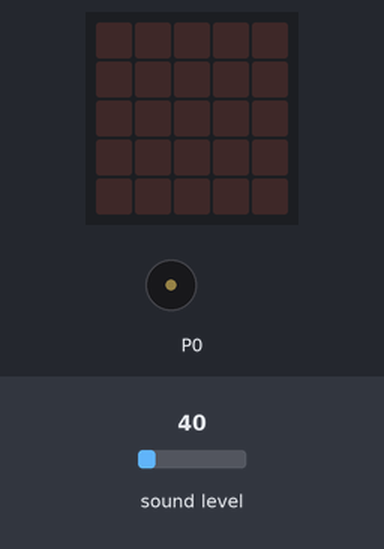
The program below on a simulated BBC micro:bit (MakeCode). Parts: the board's 5×5 LED display, buzzer (waves = sounding). The inputs (shaded band) are chosen by the test bench; at power-on: sound level 40.

Above: at 1.2 s.
1.3 s: sound level set to 46
2.8 s: sound level set to 53
At 3.4 s:
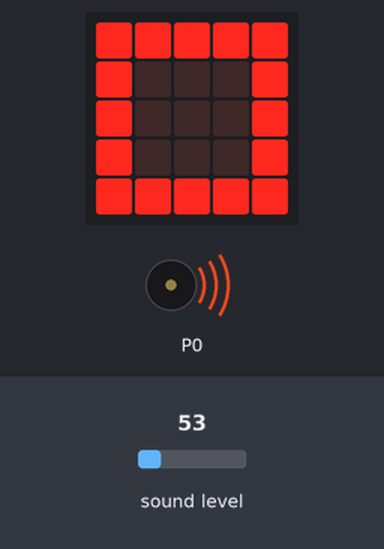
At 7.2 s:
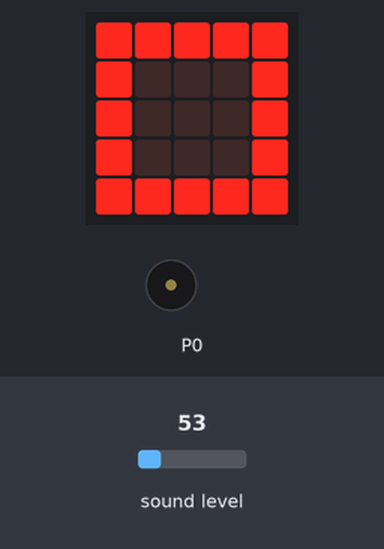
Timing chart, 0 to 8.7 s (numbered marks = the images above; inputs shaded):
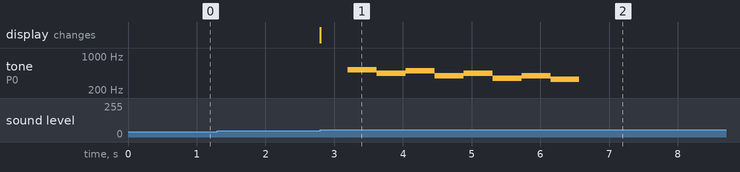

Measured:
- the behaviour switches between 49 and 50 on sound level (found by bisection; images 0 and 1)
- after the input at 1.3 s, every drawn part: stays the same
- after the input at 2.8 s, tone on P0: plays 523 Hz for 0.42 s, 440 Hz for 0.42 s, 494 Hz for 0.42 s, 392 Hz for 0.42 s, 440 Hz for 0.42 s, 349 Hz for 0.42 s … (8 notes in this stretch), starting after 0.40 s; the display: changes at once (image 1)

The program:

main.ts
```typescript
input.onSound(DetectedSound.Loud, function () {
    lightsOn = !(lightsOn)
    if (lightsOn) {
        basic.showLeds(`
            # # # # #
            # . . . #
            # . . . #
            # . . . #
            # # # # #
            `)
        music.playMelody("C5 A B G A F G E ", 144)
    } else {
        basic.clearScreen()
    }
})
let lightsOn = false
input.setSoundThreshold(SoundThreshold.Loud, 50)
```

test.ts
```typescript
// 在這裡測試；當此封包作為擴充功能時，將不會編譯此內容。
```
